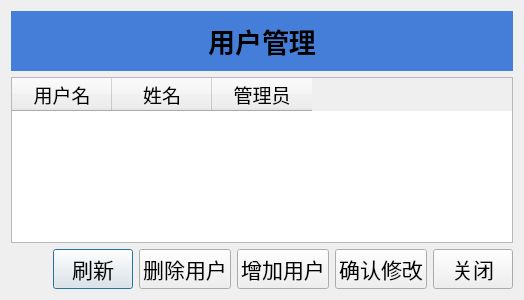
<?xml version="1.0" encoding="UTF-8"?>
<ui version="4.0">
    <class>Dialog</class>
    <widget class="QDialog" name="Dialog">
        <property name="geometry">
            <rect>
                <x>0</x>
                <y>0</y>
                <width>524</width>
                <height>300</height>
            </rect>
        </property>
        <property name="font">
            <font>
                <family>华文新魏</family>
                <pointsize>14</pointsize>
            </font>
        </property>
        <property name="windowTitle">
            <string>Dialog</string>
        </property>
        <layout class="QVBoxLayout" name="verticalLayout">
            <item>
                <widget class="QLabel" name="label">
                    <property name="font">
                        <font>
                            <family>楷体</family>
                            <pointsize>20</pointsize>
                            <weight>75</weight>
                            <bold>true</bold>
                        </font>
                    </property>
                    <property name="styleSheet">
                        <string notr="true">background-color: rgb(68, 126, 217);
                            padding: 10px
                        </string>
                    </property>
                    <property name="text">
                        <string>用户管理</string>
                    </property>
                    <property name="alignment">
                        <set>Qt::AlignCenter</set>
                    </property>
                </widget>
            </item>
            <item>
                <widget class="QTableWidget" name="tableWidget">
                    <property name="font">
                        <font>
                            <family>黑体</family>
                            <pointsize>16</pointsize>
                        </font>
                    </property>
                    <property name="dragEnabled">
                        <bool>false</bool>
                    </property>
                    <property name="alternatingRowColors">
                        <bool>true</bool>
                    </property>
                    <attribute name="verticalHeaderVisible">
                        <bool>false</bool>
                    </attribute>
                    <column>
                        <property name="text">
                            <string>用户名</string>
                        </property>
                        <property name="font">
                            <font>
                                <family>黑体</family>
                                <pointsize>14</pointsize>
                            </font>
                        </property>
                    </column>
                    <column>
                        <property name="text">
                            <string>姓名</string>
                        </property>
                        <property name="font">
                            <font>
                                <family>黑体</family>
                                <pointsize>14</pointsize>
                            </font>
                        </property>
                    </column>
                    <column>
                        <property name="text">
                            <string>管理员</string>
                        </property>
                        <property name="font">
                            <font>
                                <family>黑体</family>
                                <pointsize>14</pointsize>
                            </font>
                        </property>
                    </column>
                </widget>
            </item>
            <item>
                <layout class="QHBoxLayout" name="horizontalLayout">
                    <item>
                        <spacer name="horizontalSpacer">
                            <property name="orientation">
                                <enum>Qt::Horizontal</enum>
                            </property>
                            <property name="sizeHint" stdset="0">
                                <size>
                                    <width>40</width>
                                    <height>20</height>
                                </size>
                            </property>
                        </spacer>
                    </item>
                    <item>
                        <widget class="QPushButton" name="reload">
                            <property name="font">
                                <font>
                                    <family>华文新魏</family>
                                    <pointsize>16</pointsize>
                                </font>
                            </property>
                            <property name="cursor">
                                <cursorShape>PointingHandCursor</cursorShape>
                            </property>
                            <property name="text">
                                <string>刷新</string>
                            </property>
                        </widget>
                    </item>
                    <item>
                        <widget class="QPushButton" name="btn_deluser">
                            <property name="font">
                                <font>
                                    <family>华文新魏</family>
                                    <pointsize>16</pointsize>
                                </font>
                            </property>
                            <property name="cursor">
                                <cursorShape>PointingHandCursor</cursorShape>
                            </property>
                            <property name="text">
                                <string>删除用户</string>
                            </property>
                        </widget>
                    </item>
                    <item>
                        <widget class="QPushButton" name="btn_adduser">
                            <property name="font">
                                <font>
                                    <family>华文新魏</family>
                                    <pointsize>16</pointsize>
                                </font>
                            </property>
                            <property name="cursor">
                                <cursorShape>PointingHandCursor</cursorShape>
                            </property>
                            <property name="text">
                                <string>增加用户</string>
                            </property>
                        </widget>
                    </item>
                    <item>
                        <widget class="QPushButton" name="btn_modify">
                            <property name="font">
                                <font>
                                    <family>华文新魏</family>
                                    <pointsize>16</pointsize>
                                </font>
                            </property>
                            <property name="cursor">
                                <cursorShape>PointingHandCursor</cursorShape>
                            </property>
                            <property name="text">
                                <string>确认修改</string>
                            </property>
                        </widget>
                    </item>
                    <item>
                        <widget class="QPushButton" name="btn_close">
                            <property name="font">
                                <font>
                                    <family>华文新魏</family>
                                    <pointsize>16</pointsize>
                                </font>
                            </property>
                            <property name="cursor">
                                <cursorShape>PointingHandCursor</cursorShape>
                            </property>
                            <property name="text">
                                <string>关闭</string>
                            </property>
                        </widget>
                    </item>
                </layout>
            </item>
        </layout>
    </widget>
    <resources/>
    <connections/>
</ui>
